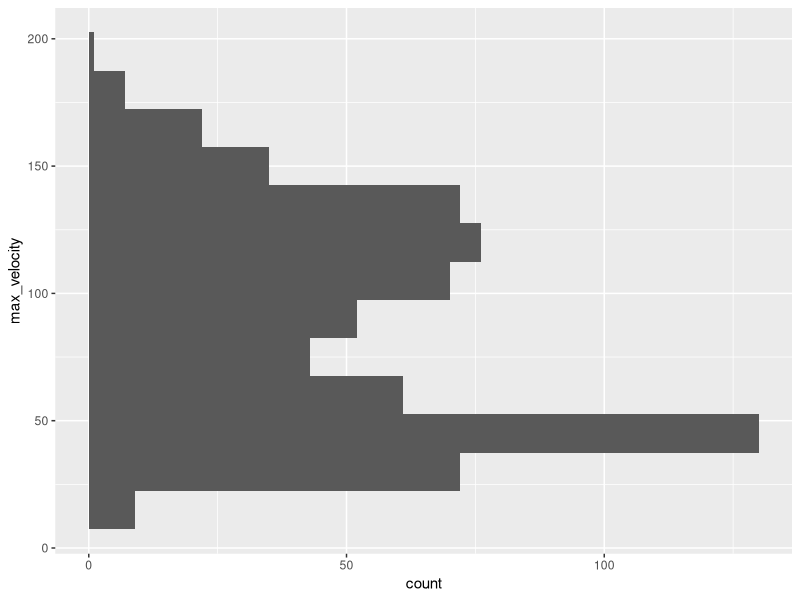

The R source for this figure:
## ---- chunk 1

library(tidyverse)
library(dplyr)

## ---- chunk 2
Startle_per_20s <- read_csv("Startle_Trial_Stat_per_20s.csv")

## ---- chunk 3

 colnames(Startle_per_20s)[
     colnames(Startle_per_20s) == "Selection Result"
] <- "selection_result"

colnames(Startle_per_20s)[
     colnames(Startle_per_20s) == "Velocity...6"
   ] <- "max_velocity"

 colnames(Startle_per_20s)[
     colnames(Startle_per_20s) == "Distance moved 2"
] <- "dist_moved"


colnames(Startle_per_20s)[
     colnames(Startle_per_20s) == "Time bin"
     ] <- "time_bin"
## ---- chunk 4
class(Startle_per_20s$selection_result)
## ---- chunk 5
class(Startle_per_20s$max_velocity)

## ---- chunk 6
Startle_per_20s$max_velocity <-
    as.numeric(Startle_per_20s$max_velocity)
class(Startle_per_20s$max_velocity)


sum(is.na(Startle_per_20s$max_velocity))
## ---- chunk 7
class(Startle_per_20s$time_bin)
## ---- chunk 8
class(Startle_per_20s$dist_moved)

## ---- chunk 9
Startle_per_20s$dist_moved <- 
  as.numeric(Startle_per_20s$dist_moved)

class(Startle_per_20s$dist_moved)

sum(is.na(Startle_per_20s$dist_moved))
## ---- chunk 10
ggplot(
     data = subset(Startle_per_20s),
     aes (y = max_velocity)
 ) +
  geom_histogram(binwidth=15
                 )
